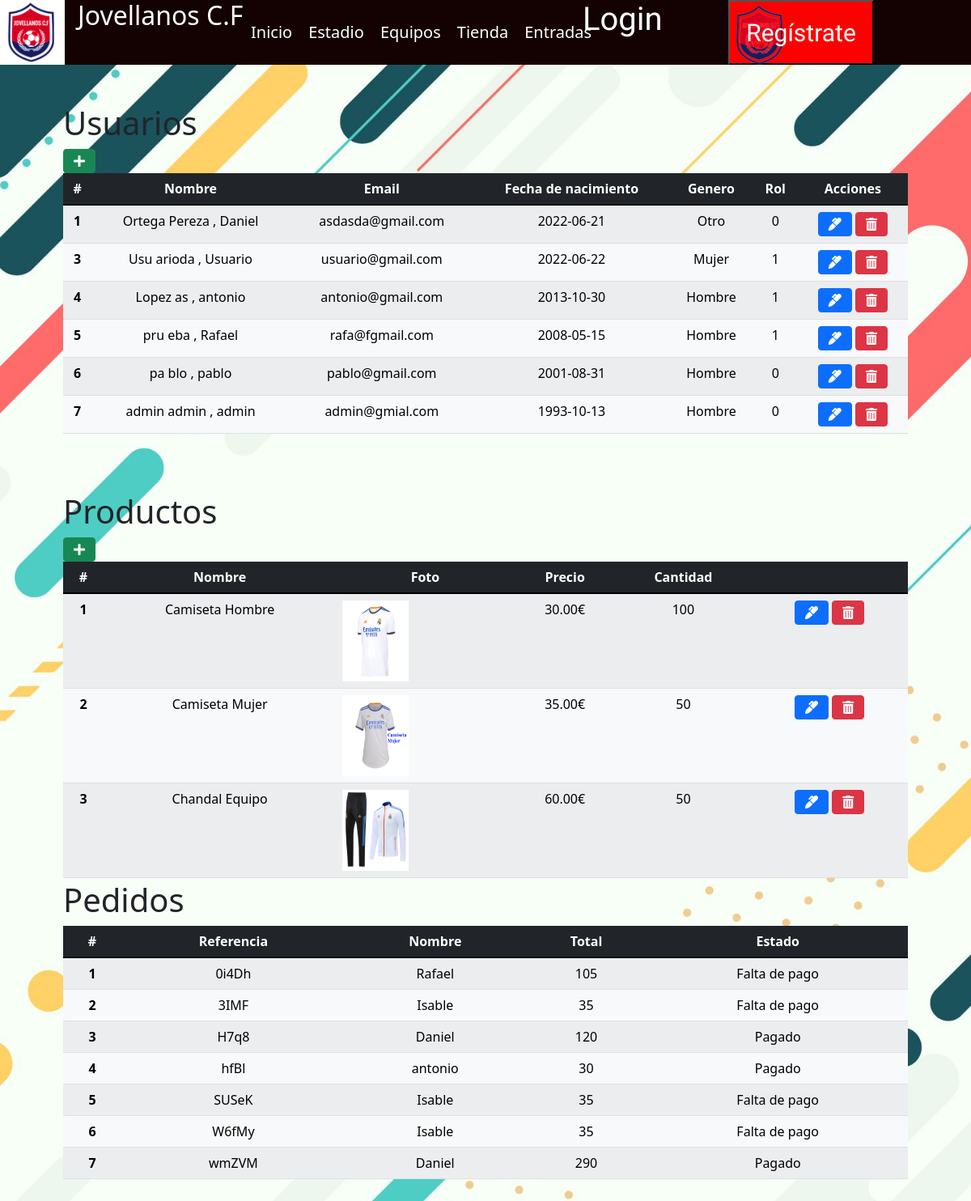
The app's page /admin.php, older data.
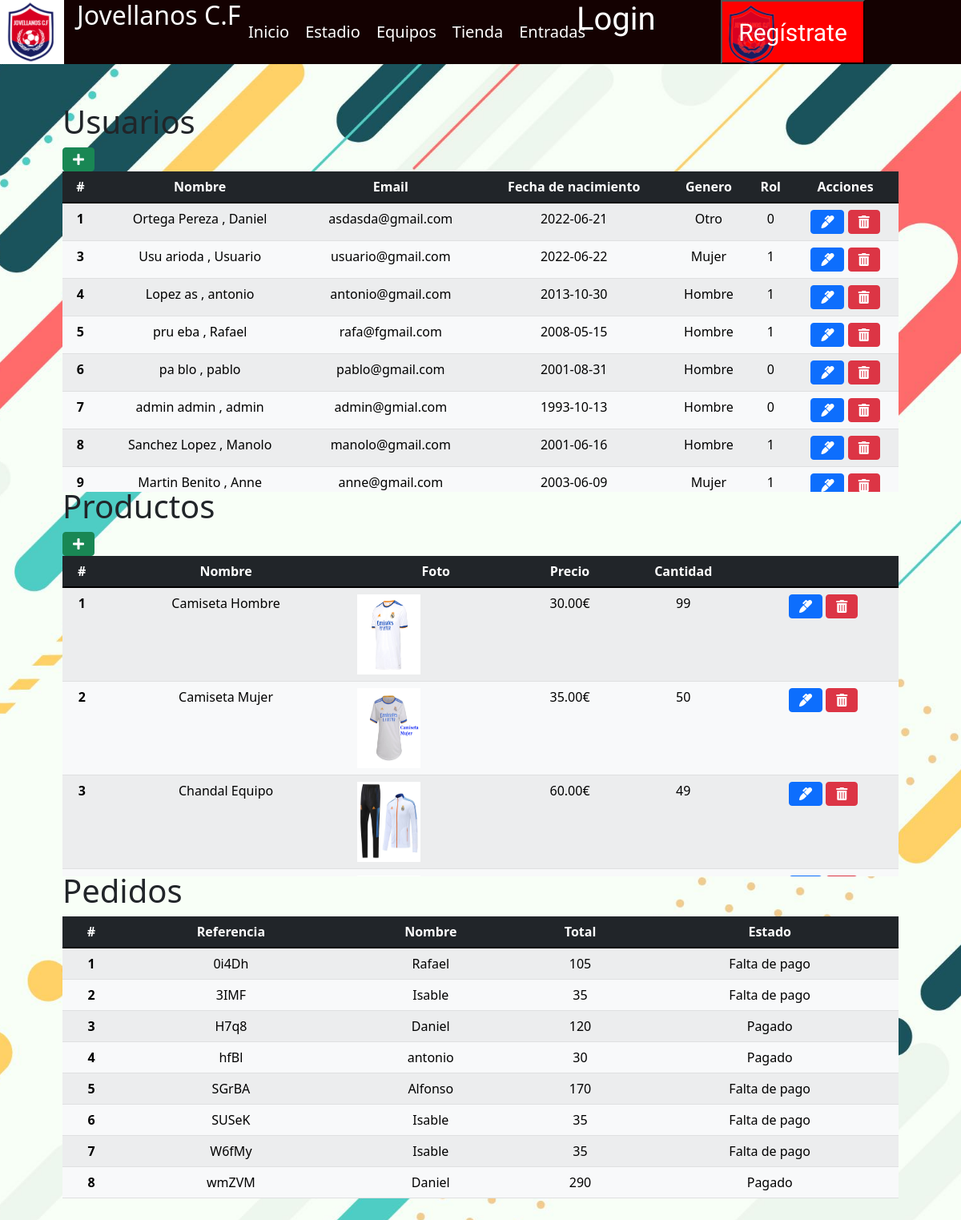
The same page, newer data.
### tables this page shows
CREATE TABLE `usuario` (
  `id` int(11) NOT NULL,
  `email` varchar(100) NOT NULL,
  `nombre` varchar(100) NOT NULL,
  `p_apellido` varchar(100) NOT NULL,
  `s_apellido` varchar(100) NOT NULL,
  `password` varchar(255) NOT NULL,
  `fecha_nacimiento` date NOT NULL,
  `genero` enum('Hombre','Mujer','Otro') NOT NULL,
  `rol` int(11) NOT NULL
);

CREATE TABLE `productos` (
  `idp` int(11) NOT NULL,
  `nombre` varchar(80) NOT NULL,
  `foto` varchar(100) NOT NULL,
  `precio` decimal(10,2) NOT NULL,
  `cantidad` int(11) NOT NULL
);

### admin.php (the view, shortened to what the changed rows need)
<?php
    require 'header.php';
    $query1 = "SELECT * FROM usuario";
    $consulta1 = $conex->prepare($query1);
    $consulta1->execute();
    $resultados1=$consulta1->fetchAll(PDO::FETCH_ASSOC);
    $query2 = "SELECT * FROM productos";
    $consulta2 = $conex->prepare($query2);
    $consulta2->execute();
    $resultados2=$consulta2->fetchAll(PDO::FETCH_ASSOC);
    $query3 ="SELECT t.ref, t.estado, t.medio, t.total, t2.cantidad, t2.articulo, t2.precio, t3.ref AS cref, t2.total AS 'total_precio', t3.nombre
    FROM base_trabajo.pedido_cp t
    LEFT JOIN base_trabajo.pedido_datos_cp t2 ON t.ref = t2.ref
    LEFT JOIN base_trabajo.pedido_cliente_cp t3 ON t.cliente = t3.ref
    GROUP BY t.ref";
    $consulta3 = $conex->prepare($query3);
    $consulta3->execute();
    $resultados3=$consulta3->fetchAll(PDO::FETCH_ASSOC);
?>
<html>
    <head>
    <link rel="stylesheet" href="styles.css">
    <link href="https://cdn.jsdelivr.net/npm/bootstrap@5.1.3/dist/css/bootstrap.min.css" rel="stylesheet">
    </head>
    <body>
        <div class="container p-4">
            <div class="container p-4 cruddiv">
            <h1>Usuarios</h1>
            <div class="table">
            <table id=usuarios class=" crudt table table-striped table-hover">
                <thead class="table-dark">
                    <tr>
                        <th>#</th>
                        <th>Nombre</th>
                        <th>Email</th>
                        <th>Fecha de nacimiento</th>
                        <th>Genero</th>
                        <th>Rol</th>
                        <th>Acciones</th>
                    </tr>
                </thead>
                <tbody class="table-light">
                    <?php foreach($resultados1 as $resultado1){?>
                        <tr class=crudtr >
                            <th><?php echo $resultado1["id"];?></th>
                            <td><?php echo $resultado1["p_apellido"]." ". $resultado1["s_apellido"]." , ".$resultado1["nombre"];?></td>
                            <td><?php echo $resultado1["email"];?></td>
                            <td><?php echo $resultado1["fecha_nacimiento"];?></td>
                            <td><?php echo $resultado1["genero"];?></td>
                            <td><?php echo $resultado1["rol"];?></td>
                            <td>
                                <a href="edit.php?id=<?php echo $resultado1["id"]?>&table=u" class="btn btn-primary"><i class="fas fa-marker"></i></a>
                                <a href="delete.php?id=<?php echo $resultado1["id"]?>&table=u" class="btn btn-danger"><i class="fas fa-trash-alt"></i></a>
                            </td>
                        </tr>
                    <?php } ?>
                </tbody>
            </table>
            </div>
            </div>
            <div class="container p-4 cruddiv">
            <h1>Productos</h1>
            <div class="table">
            <table id=products class=" crudt table table-striped table-hover">
                <thead class="table-dark">
                    <tr>
                        <th>#</th>
                        <th>Nombre</th>
                        <th>Foto</th>
                        <th>Precio</th>
                        <th>Cantidad</th>
                        <th></th>
                    </tr>
                </thead>
                <tbody class="table-light">
                    <?php foreach($resultados2 as $resultado2){?>
                        <tr class=crudtr >
                            <th><?php echo $resultado2["idp"];?></th>
                            <td><?php echo $resultado2["nombre"];?></td>
                            <td><div class=img><img height="100%" width="100%" src="productos/<?php echo $resultado2["foto"];?> "/><div></td>
                            <td><?php echo $resultado2["precio"];?>€</td>
                            <td><?php echo $resultado2["cantidad"];?></td>
                            <td>
                                <a href="edit.php?id=<?php echo $resultado2["idp"]?>&table=p" class="btn btn-primary"><i class="fas fa-marker"></i></a>
                                <a href="delete.php?id=<?php echo $resultado2["idp"]?>&table=p" class="btn btn-danger"><i class="fas fa-trash-alt"></i></a>
                            </td>
                        </tr>
                    <?php } ?>
                </tbody>
            </table>
            </div>
            </div>
            <div class="container p-4 cruddiv">
            <h1>Pedidos</h1>
            <div class="table">
            <table id=pedidos class=" crudt table table-striped table-hover">
                <thead class="table-dark">
                    <tr>
                        <th>#</th>
                        <th>Referencia</th>
                        <th>Nombre</th>
                        <th>Total</th>
                        <th>Estado</th>
                    </tr>
                </thead>
                <tbody class="table-light"><?php
                        $num =0;
                        foreach($resultados3 as $resultado3){
                            $num++ ?>
                            <tr class=crudtr >
                                <th><?php echo $num;?></th>
                                <td><?php echo $resultado3["ref"];?></td>
                                <td><?php echo $resultado3["nombre"];?></td>
                                <td><?php echo $resultado3["total"];?></td>
                                <td><?php echo $resultado3["estado"];?></td>
                            </tr>
                    <?php } ?>
                </tbody>
            </table>
            </div>
            </div>
        </div>
    </body>
</html>

Row changes from the older to the newer data that the page shows:
added usuario: id "8", p_apellido "Sanchez", s_apellido "Lopez", nombre "Manolo", email "manolo@gmail.com", fecha_nacimiento "2001-06-16", genero "Hombre", rol "1"
added usuario: id "9", p_apellido "Martin", s_apellido "Benito", nombre "Anne", email "anne@gmail.com", fecha_nacimiento "2003-06-09", genero "Mujer", rol "1"
changed productos "Camiseta Hombre": cantidad "100" → "99"
changed productos "Chandal Equipo": cantidad "50" → "49"
added productos: foto (picture)
Text that changed along with them:
new list line: "5 SGrBA Alfonso 170 Falta de pago"
